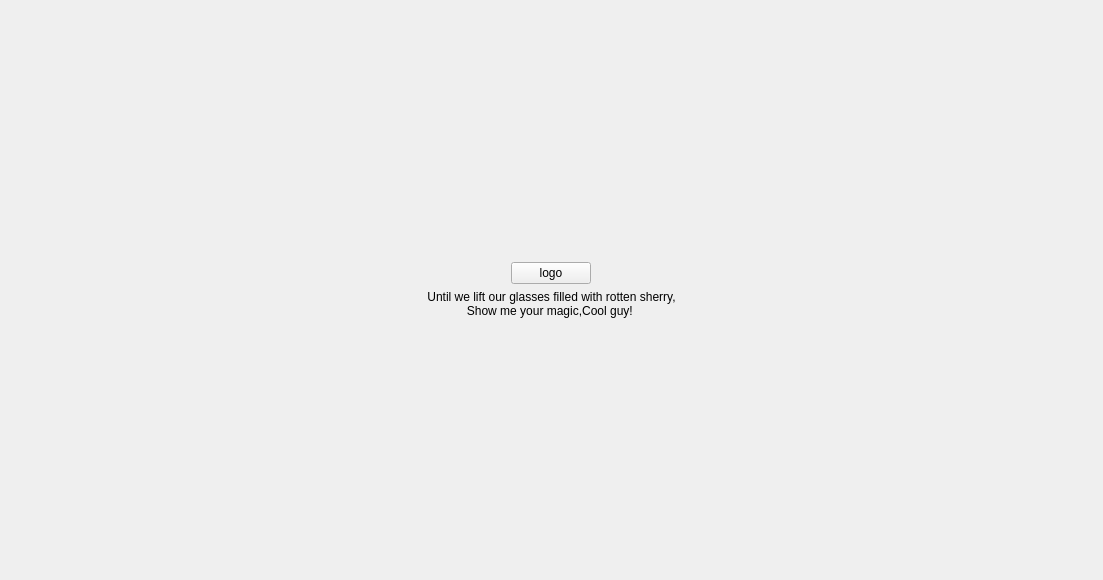
<?xml version="1.0" encoding="UTF-8"?>
<ui version="4.0">
 <class>Form</class>
 <widget class="QWidget" name="Form">
  <property name="geometry">
   <rect>
    <x>0</x>
    <y>0</y>
    <width>1103</width>
    <height>580</height>
   </rect>
  </property>
  <property name="windowTitle">
   <string>Form</string>
  </property>
  <layout class="QVBoxLayout" name="verticalLayout_2">
   <item>
    <spacer name="verticalSpacer">
     <property name="orientation">
      <enum>Qt::Vertical</enum>
     </property>
     <property name="sizeHint" stdset="0">
      <size>
       <width>20</width>
       <height>236</height>
      </size>
     </property>
    </spacer>
   </item>
   <item>
    <widget class="QWidget" name="widget" native="true">
     <layout class="QVBoxLayout" name="verticalLayout">
      <item alignment="Qt::AlignHCenter">
       <widget class="QPushButton" name="pushButton">
        <property name="text">
         <string>logo</string>
        </property>
       </widget>
      </item>
      <item alignment="Qt::AlignHCenter|Qt::AlignVCenter">
       <widget class="QLabel" name="label">
        <property name="text">
         <string>Until we lift our glasses filled with rotten sherry, 
Show me your magic,Cool guy! </string>
        </property>
        <property name="alignment">
         <set>Qt::AlignCenter</set>
        </property>
       </widget>
      </item>
     </layout>
    </widget>
   </item>
   <item>
    <spacer name="verticalSpacer_2">
     <property name="orientation">
      <enum>Qt::Vertical</enum>
     </property>
     <property name="sizeHint" stdset="0">
      <size>
       <width>20</width>
       <height>235</height>
      </size>
     </property>
    </spacer>
   </item>
  </layout>
 </widget>
 <resources/>
 <connections/>
</ui>
